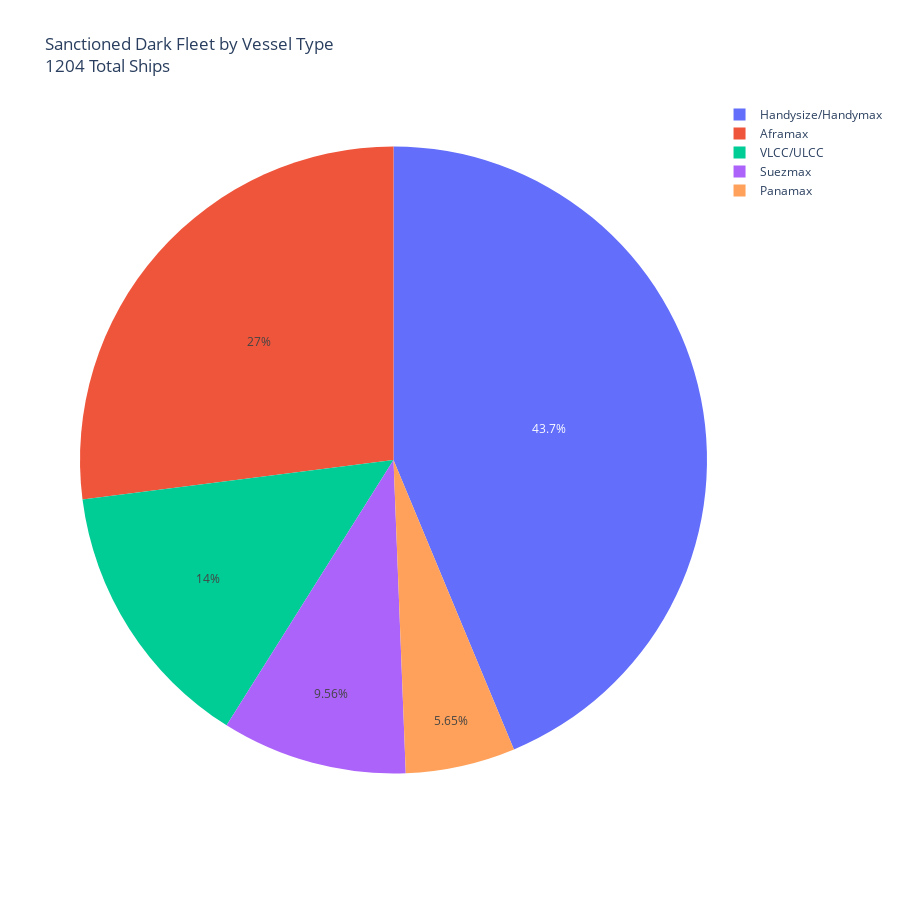

Notebook code cell kept with this figure:
### Code cell
fig = px.pie(pie_chart, values='total_vessels', names='class_size', title=f"Sanctioned Dark Fleet by Vessel Type <br>{df.shape[0]} Total Ships")
fig.update_layout(width=900, height=900)
fig.show()
fig.write_html("piechart_interactive_plot.html")

### Figure 1 — Plotly figure (JSON) as saved in the notebook; plotly's stock layout.template omitted (floating-point values rounded to 4 significant figures)
{"data": [{"domain": {"x": [0, 1], "y": [0, 1]}, "hovertemplate": "class_size=%{label}<br>total_vessels=%{value}<extra></extra>", "labels": ["Aframax", "Handysize/Handymax", "Panamax", "Suezmax", "VLCC/ULCC"], "legendgroup": "", "name": "", "showlegend": true, "type": "pie", "values": [325, 526, 68, 115, 169]}], "layout": {"height": 900, "legend": {"tracegroupgap": 0}, "title": {"text": "Sanctioned Dark Fleet by Vessel Type <br>1204 Total Ships"}, "width": 900}}
